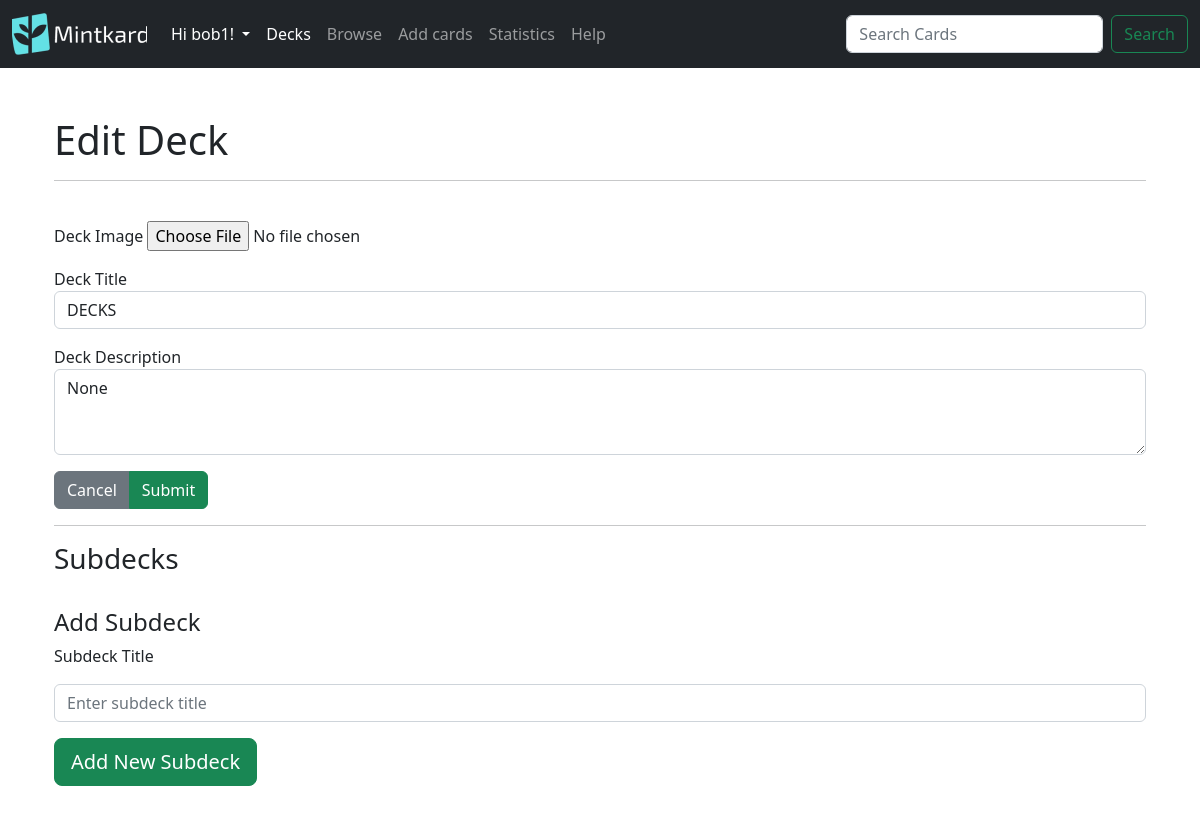
Page /decks/edit-deck/3 (signed in) on the earlier database version.
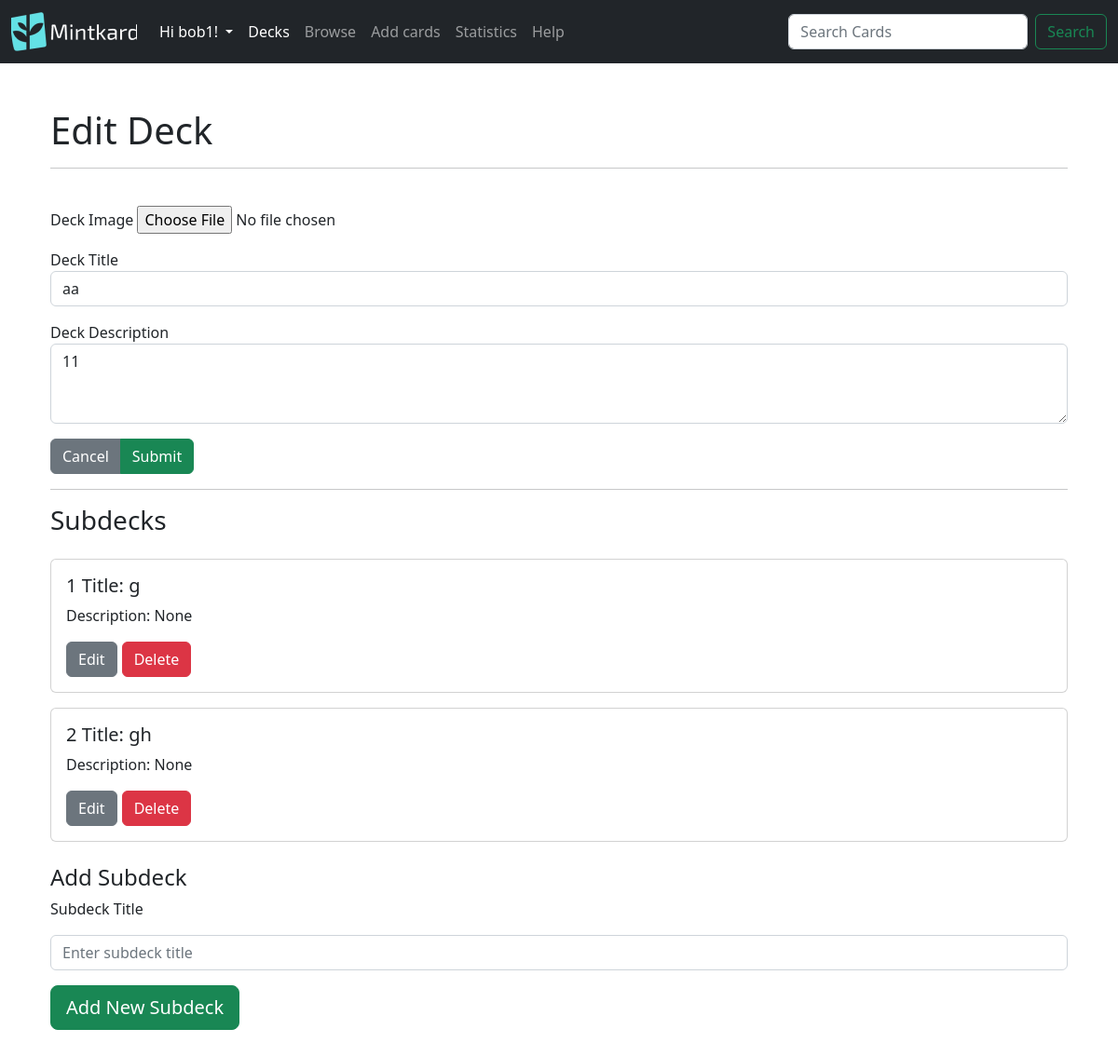
Same page on the later database version.
### mintkard/models.py (models this page shows, shortened)
class Deck(db.Model):
    id = db.Column(db.Integer, primary_key=True)
    name = db.Column(db.String(100),nullable=False)
    description = db.Column(db.String(100))
    date = db.Column(db.DateTime(timezone=True),default=func.now())
    image_hash = db.Column(db.String, nullable=True)#new
    parent_id = db.Column(db.Integer, db.ForeignKey('deck.id'))#This is the foreign key for the parent deck
    children_deck = db.relationship('Deck',backref=db.backref('parent', remote_side=[id]),primaryjoin='Deck.parent_id == Deck.id')#This is the relationship for the child deck, the backref is the parent deck, the primaryjoin is the foreign key for the child deck
    cards = db.relationship('Card',lazy= True,cascade='all, delete-orphan',backref='deck')#cascade will delete all the cards in the deck if its deleted
    user_id = db.Column(db.Integer, db.ForeignKey('user.id'))
    '''allows a string output'''
    def delete(self):
        pass

### mintkard/decks.py (the view, shortened to what this page needs)
@login_required
@decks.route('/edit-deck/<int:deck_id>',methods=['GET','POST'])
def edit_deck(deck_id):
    try:
        current_deck = Deck.query.filter_by(id=deck_id,user_id =current_user.id).first()#.all()    parent_id=None,
    except Exception as e:
        flash('Error : {}'.format(e),category='danger')
    if current_deck is None:
        flash('Deck id cannot be found',category='danger')
        return redirect(url_for('decks.decks_route'),code=301)
    return render_template("edit_deck.html",deck=current_deck)

### mintkard/decks.py (called while the page is built)
@decks.before_request
@login_required
def before_request():
    try:
        g.fmanager = FlashcardManager(user=current_user.id, app=current_app)
        g.fmanagerstats = FlashcardManagerStats(user=current_user.id, app=current_app)
        g.fmanagerstats_public = FlashcardManagerPublicStats(user=None,app=current_app)#there is no user as it gets the apps average data
    except Exception as e:
        flash('Error inilizing flashcard manager: {}'.format(e))

### mintkard/templates/edit_deck.html (shortened to what this page needs)
{% extends 'layout.html' %}
{% block body %}
<div class="container my-5">
  <h1>
    Edit Deck
  </h1>
  <hr>
  <br>
  <form method="post" enctype="multipart/form-data">
    <div class="d-grid gap-3">
      <div class="form-group">
        <label for="deckImage">Deck Image</label>
        <input type="file" name="image" accept="image/*">
      </div>
      <div class="form-group">
        <label for="deckTitle">Deck Title</label>
        <input type="text" class="form-control" name="name" value="{{deck.name}}">
      </div>
      <div class="form-group">
        <label for="deckDescription">Deck Description</label>
        <textarea class="form-control" name="description" rows="3">{{deck.description}}</textarea>
      </div>
    </div>
    <div class="btn-group mt-3">
      <a type="button" class="btn btn-secondary" href="/decks/">Cancel</a>
      <input type="submit" class="btn btn-success" name="submit"></input>
    </div>
  </form>
  <hr>
  <h3>Subdecks</h3>
  <div id="flashcard-deck" class="d-grid ">
    {% for subdeck in deck.children_deck %}
    <div class="card mt-3">
      <div class="card-body">
        <h5 class="card-title">{{loop.index}} Title: {{subdeck.name}}</h5>
        <p class="card-text">Description: {{subdeck.description}}</p>
        <div class=" d-flex ">
          <a class="btn btn-secondary mr-3" href=/decks/edit-deck/{{subdeck.id}}>Edit</a>
          <form method = "post"><button class="btn btn-danger ml-3" type="submit" name="delete_subdeck" value="{{subdeck.id}}" style="margin-left: 5px">Delete</button></form>
        </div>
      </div>
    </div>
    {% endfor %}
  </div>
  <br>
  <h4> Add Subdeck</h4>
  <form method="post">
    <div class="form-group d-grid gap-3">
      <label for="subdeck_title">Subdeck Title</label>
      <input type="text" class="form-control" name="subdeck_name" id="subdeck_title" placeholder="Enter subdeck title">
    </div>
    <div class="btn-group mt-3">
      <button type="submit" class="btn btn-success btn-lg" name="add_subdeck" value="add">Add New Subdeck</button>
    </div>
  </form>
</div>
{% endblock %}

Differences in the rows shown:
changed Deck (number 1 of 3 on the later page): name "DECKS" → "aa"; description "None" → "11"
now on this page (row edited): Deck: name "g", description "None", {{ subdeck.id }} 4 (drawn)
now on this page (row edited): Deck: name "gh", description "None", {{ subdeck.id }} 5 (drawn)
